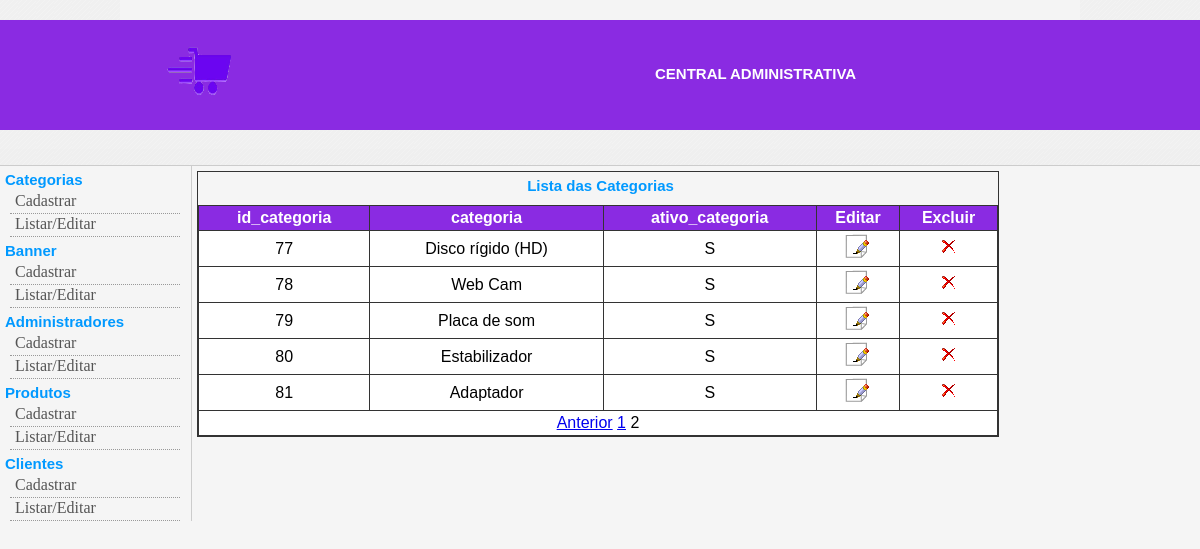
Screenshot of /admin/index.php?link=2&pg=2 with the database file from the repository.
### tables this page shows
CREATE TABLE `categoria` (
  `id_categoria` int(11) NOT NULL,
  `categoria` varchar(150) NOT NULL,
  `slug_categoria` varchar(220) NOT NULL,
  `ordem_categoria` int(11) NOT NULL,
  `ativo_categoria` varchar(1) NOT NULL,
  `imagem_produto` varchar(200) NOT NULL
);

### admin/classes/conexaoMySQL.php (called while the page is built, shortened)
<?php
class conexaoMySQL
{
    protected $servidor;
    protected $usuario;
    protected $senha;
    protected $banco;
    protected $conexao;
    public function __construct()
    {
        $this->servidor = "localhost";
        $this->usuario = "root";
        $this->senha = "";
        $this->banco = "lojavirtual";
    }
    public function conectar()
{
    $this->conexao = mysqli_connect($this->servidor, $this->usuario, $this->senha, $this->banco);
    return $this->conexao;
}
    public function executarSQL($sql, $parametros = array())
    {
        $stmt = mysqli_prepare($this->conexao, $sql);
        $result = mysqli_stmt_execute($stmt);
        $this->qry = mysqli_stmt_get_result($stmt);
        return $this->qry;
    }
    public function listar($qr)
    {
        $this->dados = mysqli_fetch_assoc($qr);
        return $this->dados;
    }
}
?>

### admin/classes/lista.php (the view, shortened to what this page needs)
<?php
	include_once("Paginacao.php");
	class Lista extends Paginacao{
		public function listaCategoria(){
			self::iniciaPaginacao();
			while ($linha = self::results()){
				echo "
				<tr>
				<td> $linha[id_categoria] </td>
				<td> $linha[categoria] </td>
				<td> $linha[ativo_categoria] </td>
				<td> <a href='index.php?link=3&acao=Alterar&id=$linha[id_categoria]'> <img src='imagens/alterar.gif' border='0' /></a> </td>
				<td> <a href='index.php?link=3&acao=Excluir&id=$linha[id_categoria]'> <img src='imagens/excluir.gif' border='0' /></a> </td>
				</tr>
				";
			}
		}
	}
?>

### admin/css/css.css (style rules this page uses)
* { margin: 0; padding: 0; }
body { font-family: Verdana, Arial, Helvetica, sans-serif; font-size: 12px; background-color: whitesmoke; }
table tbody tr td { padding: 3px; }

### rows the page displays
categoria: id_categoria "77", categoria "Disco rígido (HD)", ativo_categoria "S"
categoria: id_categoria "78", categoria "Web Cam", ativo_categoria "S"
categoria: id_categoria "79", categoria "Placa de som", ativo_categoria "S"
categoria: id_categoria "80", categoria "Estabilizador", ativo_categoria "S"
categoria: id_categoria "81", categoria "Adaptador", ativo_categoria "S"
